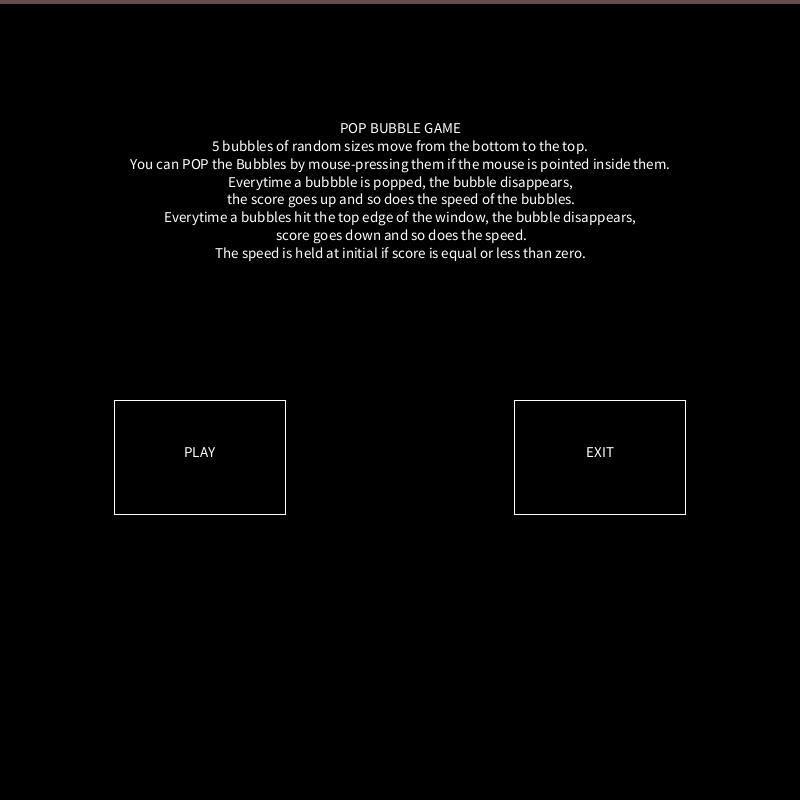
Frame 1 (no input)
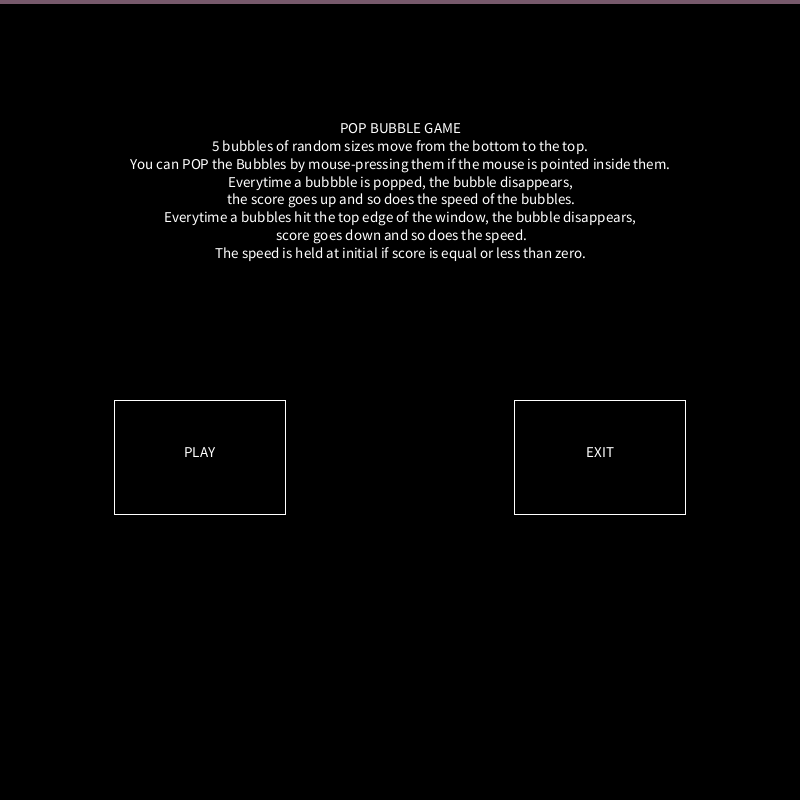
Frame 60 (the mouse pressed at the canvas centre just before this capture)
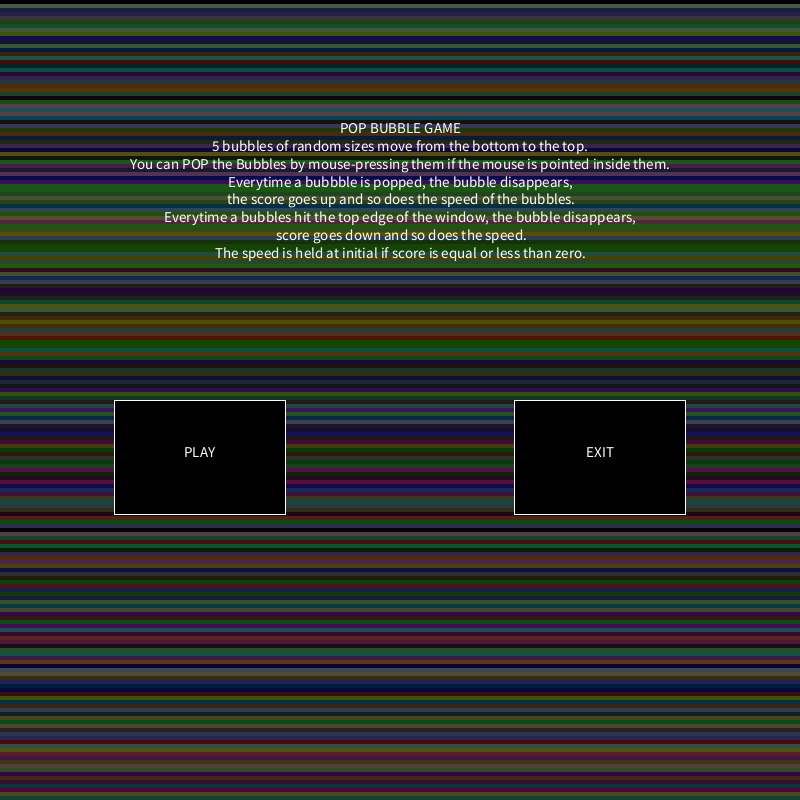
Frame 120 (the mouse held since frame 60 and released just before this capture)

The Processing sketch that drew these frames (run headless with seeded random() and noise(); from frame 60 on, the mouse is pressed at the canvas centre):

// Processing sketch: PopBubbleGame_Morazara
// ── PopBubbleGame_Morazara.pde
boolean play=false; // a variable to be true only once the user selected to play
int score= 0; // to keep track of score

Bubble[] bubble= new Bubble[5]; // declare the bubbles

int numberOfRows=200;

//declare rows 
Row[] row= new Row[numberOfRows];


void setup() {
  size (800, 800);

  // Loop to initialize the bubbles
  for (int i=0; i<5; i++) {
    bubble[i]= new Bubble();
    bubble[i].initialize();
  }
  // initiate rows
  for (int rowNumber=numberOfRows-1; 0<=rowNumber; rowNumber--) {
    row[rowNumber]= new Row(rowNumber);
    row[rowNumber].initialize();
  }
}


void draw() {
  // draw background
  background(0);
  for (int rowNumber=1; rowNumber<numberOfRows; rowNumber++) {
    row[rowNumber].display();
    row[rowNumber].fadeAway();
  }

  if (play) {
    // If the user choose to play

    // Loop to display, move and jitter the bubbles, and to keep track of score and speed
    for (int i=0; i<5; i++) {
      bubble[i].display();
      bubble[i].moveAndJitter ();
      bubble[i].scoreAndSpeed();
    }
    // Display score
    fill(255);
    textSize(20);
    text("Score= "+score, 60, 20);
  } else {
    // First page
    String instruction;

    instruction="POP BUBBLE GAME\n"+
      "5 bubbles of random sizes move from the bottom to the top.\n"+
      "You can POP the Bubbles by mouse-pressing them if the mouse is pointed inside them.\n"+
      "Everytime a bubbble is popped, the bubble disappears,\n the score goes up and so does the speed of the bubbles.\n"+
      "Everytime a bubbles hit the top edge of the window, the bubble disappears,\n score goes down and so does the speed.\n"+
      "The speed is held at initial if score is equal or less than zero.";

    textAlign(CENTER);
    textSize(15);
    fill(255);
    text(instruction, width/2, height/6);

    rectMode(CORNER);


    // Play button
    stroke(255);
    fill(0);
    rect(2*width/14, height/2, 3*width/14, height/7);
    fill(255);
    text("PLAY", 7*width/28, 8 *height/14);

    // Exit button
    fill(0);
    rect(9*width/14, height/2, 3*width/14, height/7);
    fill(255);
    text("EXIT", 21*width/28, 8 *height/14);
  }
}

void mousePressed() {

  if (!play) {   // If mouse is pressed and game has not started
    if (2*width/14<=mouseX && mouseX<=5*width/14 && height/2<=mouseY && mouseY<=9*height/14) {
      // If user choose to play
      play=true;
    }

    if (9*width/14<=mouseX && mouseX<=12*width/14 && height/2<=mouseY && mouseY<=9*height/14) {
      // If user choose to exit
      exit();
    }
  }
}
// ── Bubble.pde
float sizeMin= 30; // Minimum size of bubble while randamizing
float sizeMax= 60; // Maximum size of bubble while randamizing

class Bubble {

  float x; // x position of bubble
  float y; // y position of bubble
  float size; // Size of square
  int red; // Random integer between 0 and 255 fo Red in RGB color
  int green; // Random integer between 0 and 255 fo Green in RGB color
  int blue; // Random integer between 0 and 255 fo Blue in RGB color
  float speed= -1.0; // Speed of the bubble, -1 as initial

  // Run this method for initializing a bubble
  void initialize () {
    size= random(sizeMin, sizeMax); // Randomize size 
    x= random(size/2, width-size/2); // Randomize x position
    y=height; // y position slways starts from the bottom 

    // Randomize color
    red= (int) random (255);
    green= (int) random (255);
    blue= (int) random (255);
  }

  // Display method
  void display () {
    fill(red, green, blue);
    stroke(255);
    ellipseMode(CENTER);
    ellipse(x, y, size, size);
  }

  // Move and jitter method
  void moveAndJitter () {
    y= (y+speed)% height;
    x= x+ random(-3, 3);
  }

  void scoreAndSpeed() {
    if (mousePressed && dist(x, y, mouseX, mouseY)<=size/2) {
      // A bubble is popped
      score = score +1; // score up

      // Then, initialize
      initialize();
    } 

    if (y+speed<=0) {
      // Square hit the top edge
      score= score-1; // score dow

      // Then, initialize
      initialize();
    }

    if (score<=0) {
      speed= -1; // speed held constant at 1
    } else {
      speed= -1 + (-score)/2.0; // speed in function of score}
    }
  }
}
// ── Rectangle.pde

class Row {
  int rowNumber;
  float x;
  float y;
  float rectangleWidth;
  float rectangleHeight;

  // Color variables
  int red;
  int green;
  int blue;
  int transparency=100;

  Row (int rowNumber) {
    this.rowNumber= rowNumber;
  }

  void initialize() {
    x=0;
    y= rectangleHeight*(rowNumber);
    
    rectangleWidth= width;
    rectangleHeight= height/numberOfRows;
    // random color
    red= (int) random(255);
    green= (int) random(255);
    blue= (int) random(255);
    transparency=100; // initial transparency
  }

  void display() {
    rectMode(CORNER);
    noStroke();
    fill(red, green, blue, transparency);
    rect(x, y, rectangleWidth, rectangleHeight); //draw rectangle
  }

  void fadeAway () {
    transparency--; // transparency decreases
    if (transparency<-9) {
      initialize();// reappear after 10 frames
    }
  }
}
